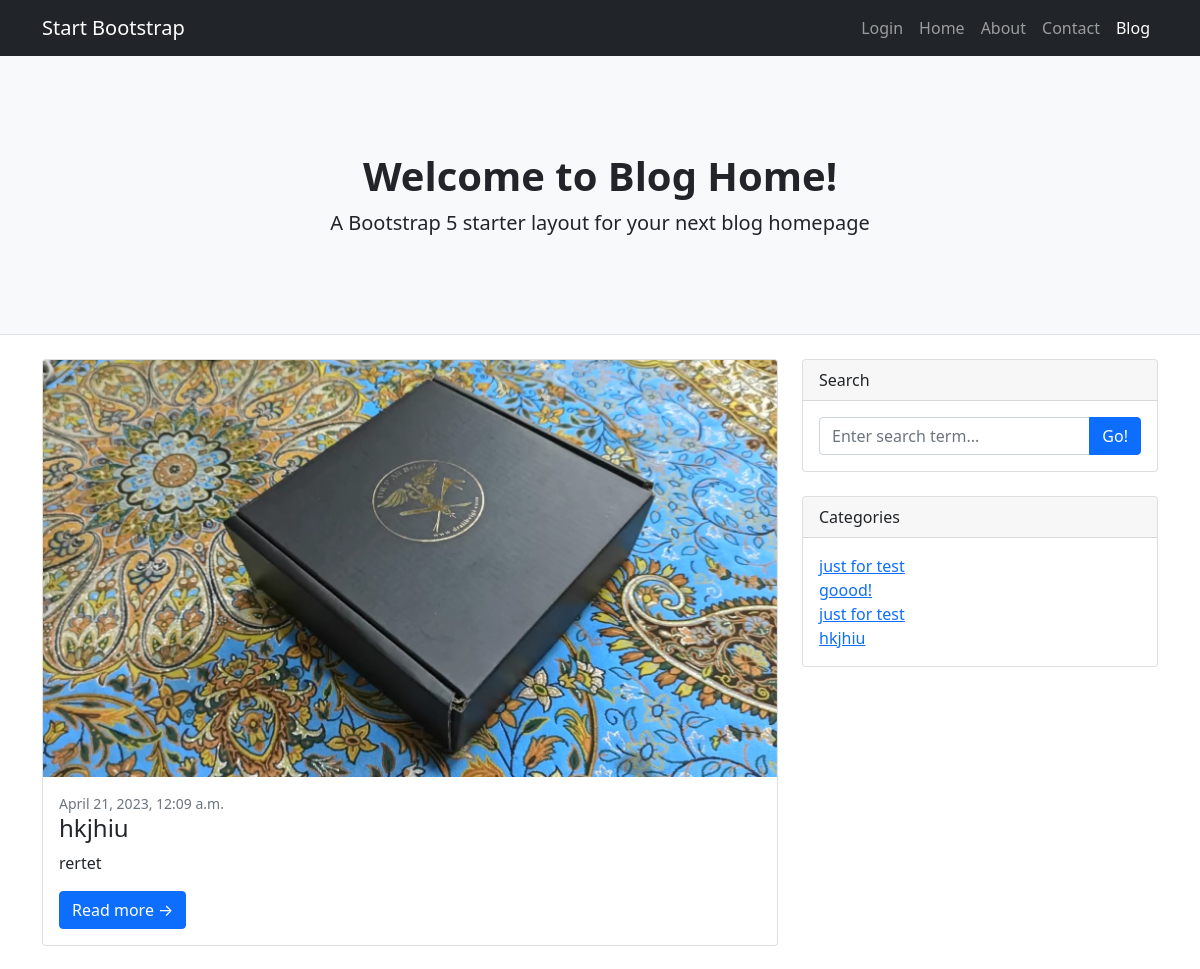
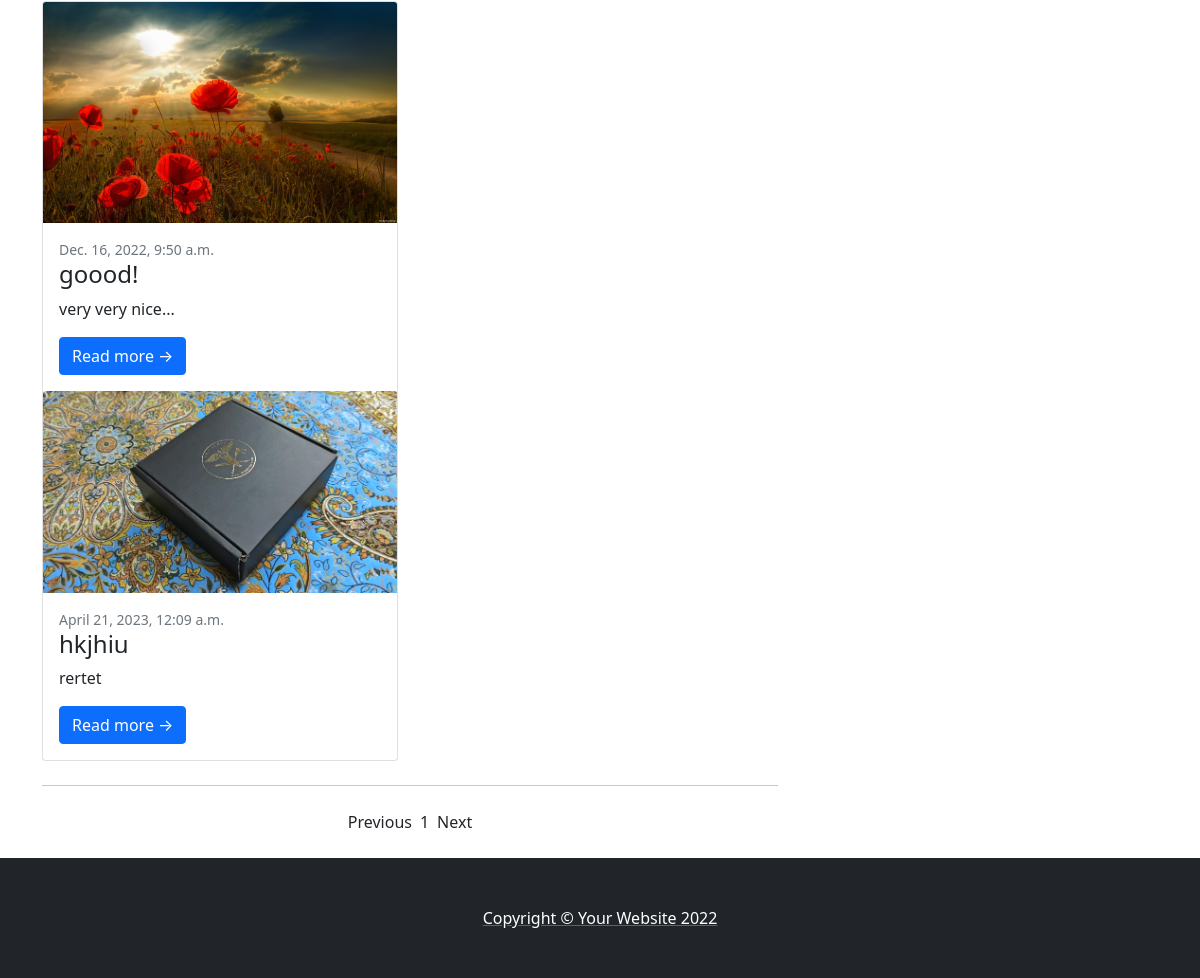
The page /1 on the database its author committed (2 pictures, top to bottom).
### blog/models.py (models this page shows, shortened)
class Post(models.Model):
    topic = models.CharField(max_length=100, null=True, blank=True)
    title = models.CharField(max_length=100)
    text = models.TextField(null=True, blank=True)
    picture = models.ImageField(blank=True, null=True, upload_to="media")
    date_created = models.DateTimeField(auto_now=True)
    date_updated = models.DateTimeField(auto_now_add=True)
    writer = models.ForeignKey(User, on_delete=models.CASCADE)
    slug = models.SlugField()
    objects = PostManager()

### blog/views.py (the view, shortened to what this page needs)
# urls.py: path('<int:page>', views.home, name='home'),
def home(request, page=1):
	q = request.GET.get('q') if request.GET.get('q') != None else ''
	posts = Post.objects.all()
	mosts = Post.objects.filter(
		Q(title__icontains=q)|
		Q(topic__icontains=q)|
		Q(text__icontains=q))
	tost = {}
	if posts :
		tost = posts.latest('id')
	paginator = Paginator(posts, 5)
	try:
		posts = paginator.page(page)
	except EmptyPage:
		posts = paginator.page(paginator.num_pages)
	context = {'posts': posts, 'tost': tost}
	return render(request, 'home.html', context)

### blog/models.py (called while the page is built)
    def get_queryset(self):
        return PostQuerySet(self.model, using=self._db)

### templates/home.html
{% extends 'base.html' %}
{% block content %}
<header class="py-5 bg-light border-bottom mb-4">
    <div class="container">
        <div class="text-center my-5">
            <h1 class="fw-bolder">Welcome to Blog Home!</h1>
            <p class="lead mb-0">A Bootstrap 5 starter layout for your next blog homepage</p>
        </div>
    </div>
</header>
<div class="container">
    <div class="row">
        <div class="col-lg-8">
            <div class="card mb-4">
                {% if tost %}
                    <a href="{% url 'blog:detail' tost.slug %}"><img class="card-img-top" src="{{ tost.picture.url }}" alt="..." /></a>
                    <div class="card-body">
                        <div class="small text-muted">{{tost.date_created}}</div>
                        <h2 class="card-title h4">{{tost.title}}</h2>
                        <p class="card-text">{{tost.text}}</p>
                        <a class="btn btn-primary" href="{% url 'blog:detail' tost.slug %}">Read more →</a>
                    </div>
                {% endif %}
            </div>
            <div class="row">
                <div class="col-lg-6">
                    <div class="card mb-4">
                    	{% for post in posts %}
                            <a href="{% url 'blog:detail' post.slug %}"><img class="card-img-top" src="{{ post.picture.url }}" alt="..." /></a>
                            <div class="card-body">
                                <div class="small text-muted">{{post.date_created}}</div>
                                <h2 class="card-title h4">{{post.title}}</h2>
                                <p class="card-text">{{post.text}}</p>
                                <a class="btn btn-primary" href="{% url 'blog:detail' post.slug %}">Read more →</a>
                            </div>
                        {% endfor %}
                    </div>
                </div>
            </div>
            <nav aria-label="Pagination">
                <hr class="my-0" />
                <ul class='pagination justify-content-center my-4'>
                  {% if posts.has_previous %}
                    <li class="mx-1"><a href='{% url "blog:home" posts.previous_page_number %}'>Previous</a></li>
                  {% else %}
                    <li class='mx-1 disabled'><span >Previous</span></li>
                  {% endif %}
                  {% for i in posts.paginator.page_range %}
                    {% if posts.number == i %}
                      <li class='active mx-1'><span>{{ i }}</span></li>
                      {% else %}
                      <li class="mx-1"><a href='{% url "blog:home" i %}'>{{ i }}</a></li>
                    {% endif %}
                  {% endfor %}
                  {% if posts.has_next %}
                    <li class="mx-1"><a href='{% url "blog:home" posts.next_page_number %}' >Next</a></li>
                  {% else %}
                    <li class="mx-1"><span class='disabled'>Next</span></li>
                  {% endif %}
                </ul>
            </nav>
        </div>
        <div class="col-lg-4">
            <form class="card mb-4" method="get" action= "{% url 'blog:home' 1 %}">
                <div class="card-header">Search</div>
                <div class="card-body">
                    <div class="input-group">
                        <input name="q" class="form-control" type="text" placeholder="Enter search term..." aria-label="Enter search term..." aria-describedby="button-search" />
                        <button class="btn btn-primary" id="button-search" type="submit">Go!</button>
                    </div>
                </div>
            </form>
            <div class="card mb-4">
                <div class="card-header">Categories</div>
                <div class="card-body">
                    <div class="row">
                        <div class="col-sm-6">
                            <ul class="list-unstyled mb-0">
                                {% for post in posts %}
                                    <li><a href="{% url 'blog:home' 1 %}?q={{post.topic}}">{{post.topic}} <span></li>
                                    <li><a href="{% url 'blog:home' 1 %}?q={{post.title}}">{{post.title}} <span></li>
                                {% endfor %}
                            </ul>
                        </div>
                    </div>
                </div>
            </div>
        </div>
    </div>
</div>
{% endblock content %}

### rows shown on the page
Post: picture (picture), date_created "April 21, 2023, 12:09 a.m.", title "hkjhiu", text "rertet", topic "just for test"
Post: picture (picture), date_created "Dec. 16, 2022, 9:50 a.m.", title "goood!", text "very very nice...", topic "just for test"

### other values the page prints
{{ i }} "1"
